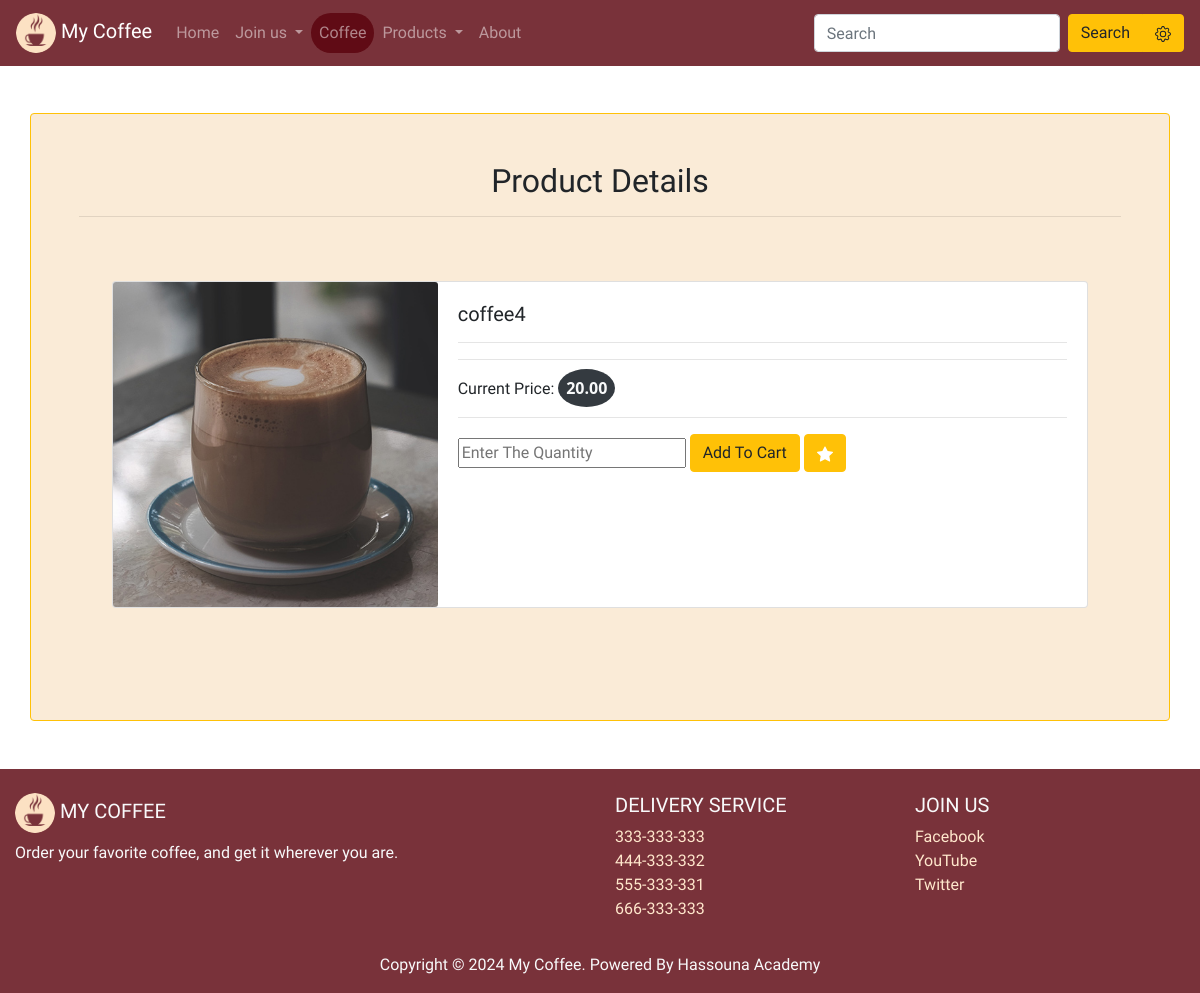
/products/1, run on the app's committed database.
### products/models.py (models this page shows, shortened)
class Product(models.Model):
    name = models.CharField(max_length=100)
    description = models.TextField(null=True , blank=True)
    price = models.DecimalField(max_digits=6,decimal_places=2)
    photo = models.ImageField(upload_to='photo/%y/%m/%d' ,null=True , blank=True)
    is_active = models.BooleanField(default=True)
    created_at = models.DateTimeField(default=datetime.now)
    class Meta:
        ordering = ['-created_at']

### products/views.py (the view)
# urls.py: path('<int:pro_id>' , views.product , name='product'),
def product(request,pro_id):
    product = get_object_or_404(Product, pk=pro_id)
    context = {'product':product}
    return render(request,'product.html',context)

### templates/product.html (shortened to what this page needs)
{% extends 'base.html' %}
{% load static %}
{% block content %}
<div class="my-form container p-5 my-5 rounded border border-warning">
        <form method="get" action="{% url 'add_to_cart' %}">
            <h2 class="text-center">Product Details</h2>
            <hr>
            <section>
                  <div class="row p-5 " >
                    <div class="card mb-3 w-100" >
                      <div class="row no-gutters">
                        <div class="col-md-4">
                          <img src="{{product.photo.url}}" class="card-img" alt="...">
                        </div>
                        <div class="col-md-8">
                          <div class="card-body">
                            <h5 class="card-title" id="productName">{{product.name}}</h5>
                            <hr>
                            <hr>
                            <p class="card-text">Current Price: <span id="price" class="bg-dark text-light rounded-circle p-2">{{product.price}}</span></p>
                            <hr>
                              <input type="number"   name="quantity" placeholder="Enter The Quantity">
                              <button type="submit" class="btn btn-warning" >Add To Cart</button>
                            <a  href="{% url 'product_favorite'  pro_id=product.id %}" class="btn btn-warning text-white">
                            </a>
                          </div>
                        </div>
                      </div>
                    </div>
                  </div>
            </section>
        </form>
    </div>
{% endblock %}

### static/css/style.css (style rules this page uses)
html, body { height: 100%; width: 100%; }
a { color: rgb(255, 231, 204) ; }
body { font-family: 'Merienda', cursive; padding-top:65px; }
.my-form { background-color: antiquewhite; }
#price { font-family: 'Segoe UI', Tahoma, Geneva, Verdana, sans-serif; font-weight: bold; }

### data on the page
Product: photo (picture), name "coffee4", price "20.00"
